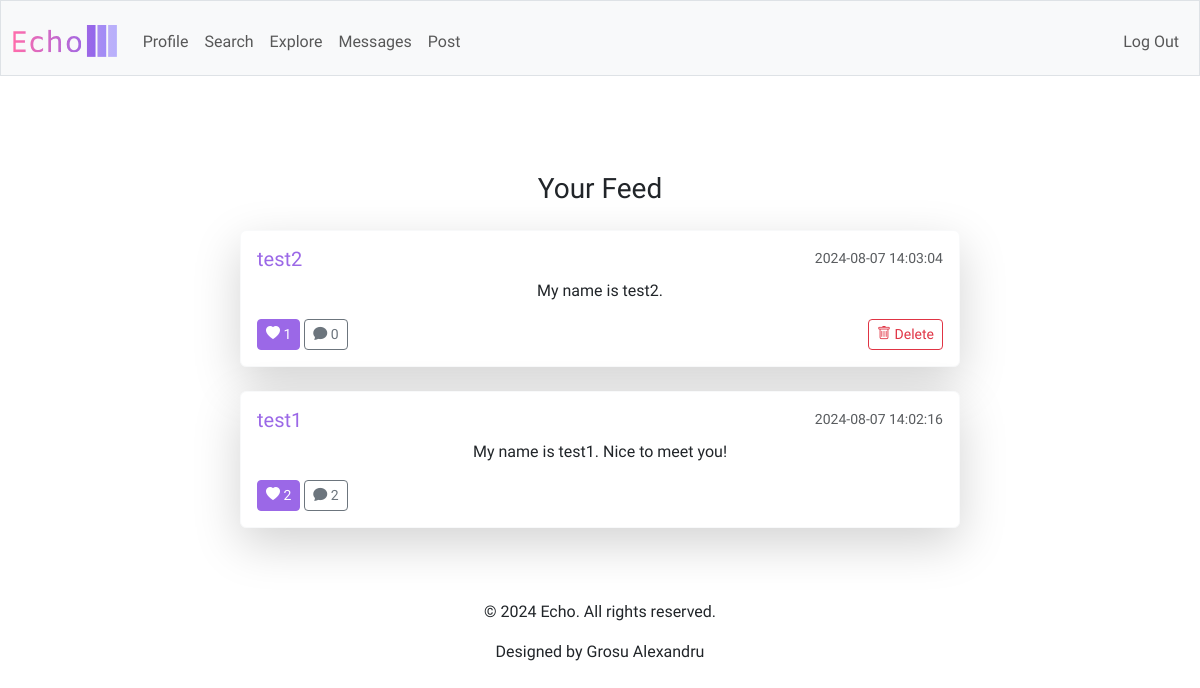
The page /feed (signed in) on the database its author committed.
### tables this page shows
CREATE TABLE posts (
    id INTEGER PRIMARY KEY AUTOINCREMENT,
    user_id INTEGER NOT NULL,
    content TEXT NOT NULL,
    created_at TIMESTAMP DEFAULT CURRENT_TIMESTAMP,
    FOREIGN KEY (user_id) REFERENCES users(id)
);

### app.py (the view)
@app.route("/feed")
@login_required
def feed():
    user_id = session['user_id']
    posts = db.execute('''
        SELECT p.id, p.user_id, p.content, p.created_at, u.username,
               COUNT(l.id) AS like_count,
               EXISTS (
                   SELECT 1 FROM likes l2
                   WHERE l2.user_id = ? AND l2.post_id = p.id
               ) AS liked_by_user
        FROM posts p
        JOIN users u ON p.user_id = u.id
        LEFT JOIN likes l ON p.id = l.post_id
        WHERE p.user_id = ? OR EXISTS (
            SELECT 1 FROM follows f
            WHERE f.follower_id = ? AND f.followed_id = p.user_id
        )
        GROUP BY p.id
        ORDER BY p.created_at DESC
    ''', user_id, user_id, user_id)
    comments = db.execute('''
        SELECT c.id, c.user_id, c.content, c.created_at, c.post_id, u.username
        FROM comments c
        JOIN users u ON c.user_id = u.id
        WHERE c.post_id IN (SELECT id FROM posts)
        ORDER BY c.created_at ASC
    ''')
    grouped_comments = {}
    for comment in comments:
        post_id = comment['post_id']
        if post_id not in grouped_comments:
            grouped_comments[post_id] = []
        grouped_comments[post_id].append(comment)
    return render_template("feed.html", posts=posts, comments=grouped_comments)

### app.py (called while the page is built)
@app.after_request
def after_request(response):
    response.headers["Cache-Control"] = "no-cache, no-store, must-revalidate"
    response.headers["Expires"] = 0
    response.headers["Pragma"] = "no-cache"
    return response

### helpers.py (called while the page is built)
def login_required(f):
    @wraps(f)
    def decorated_function(*args, **kwargs):
        if session.get("user_id") is None:
            return redirect("/login")
        return f(*args, **kwargs)
    return decorated_function

### templates/feed.html (shortened to what this page needs)
{% extends "layout.html" %}
{% block main %}
<div class="container mt-5">
    <h3 class="mb-4 text-center">Your Feed</h3>
    <div class="row justify-content-center">
        <div class="col-md-8">
            {% if posts %}
                {% for post in posts %}
                    <div class="card mb-4 shadow-lg border-light">
                        <div class="card-body">
                            <div class="d-flex justify-content-between align-items-center mb-2">
                                <h5 class="card-title mb-0">
                                    <a href="{{ url_for('profile', username=post['username']) }}" class="purple text-decoration-none">
                                        {{ post['username'] }}
                                    </a>
                                </h5>
                                <small class="text-muted">{{ post['created_at'] }}</small>
                            </div>
                            <p class="card-text">{{ post['content'] }}</p>
                            <div class="d-flex justify-content-between align-items-center">
                                <div>
                                    <form action="{{ url_for('toggle_like', post_id=post['id']) }}" method="post" class="d-inline">
                                        <button type="submit" class="btn {{ 'btn-primary' if post['liked_by_user'] else 'btn-outline-primary' }} btn-sm">
                                            <i class="bi bi-heart-fill"></i> {{ post['like_count'] }}
                                        </button>
                                    </form>
                                    <button class="btn btn-outline-secondary btn-sm" data-bs-toggle="collapse" data-bs-target="#comments-{{ post['id'] }}">
                                        <i class="bi bi-chat-fill"></i> {{ comments[post['id']] | length if post['id'] in comments else 0 }}
                                    </button>
                                </div>
                                {% if post['user_id'] == session['user_id'] %}
                                    <form action="{{ url_for('delete_post', post_id=post['id'], redirect='feed') }}" method="post" class="d-inline" onsubmit="return confirm('Are you sure you want to delete this post?');">
                                        <button type="submit" class="btn btn-outline-danger btn-sm">
                                            <i class="bi bi-trash"></i> Delete
                                        </button>
                                    </form>
                                {% endif %}
                            </div>
                        </div>
                    </div>
                {% endfor %}
            {% endif %}
        </div>
    </div>
</div>
{% endblock %}

### templates/layout.html (shortened to what this page needs)
<!DOCTYPE html>
<html lang="en">
    <head>
        <link href="https://cdn.jsdelivr.net/npm/bootstrap@5.3.3/dist/css/bootstrap.min.css" rel="stylesheet">
        <link rel="stylesheet" href="https://cdn.jsdelivr.net/npm/bootstrap-icons@1.10.5/font/bootstrap-icons.css">
        <link href="/static/styles.css" rel="stylesheet">
    </head>
    <body>
        <nav class="bg-light border navbar navbar-expand-md navbar-light">
            <div class="container-fluid">
                <a class="navbar-brand" href="/"><img alt="Echo" class="logo-image" src="/static/echo-icons/svg/logo-no-background.svg"></a>
                <div class="collapse navbar-collapse" id="navbar">
                    {% if session["user_id"] %}
                        <ul class="navbar-nav me-auto mt-2">
                            <li class="nav-item"><a class="nav-link" href="/profile">Profile</a></li>
                            <li class="nav-item"><a class="nav-link" href="/search">Search</a></li>
                            <li class="nav-item"><a class="nav-link" href="/explore">Explore</a></li>
                            <li class="nav-item"><a class="nav-link" href="/messages">Messages</a></li>
                            <li class="nav-item"><a class="nav-link" href="/create-post">Post</a></li>
                        </ul>
                        <ul class="navbar-nav ms-auto mt-2">
                            <li class="nav-item"><a class="nav-link" href="/logout">Log Out</a></li>
                        </ul>
                    {% else %}
                        <ul class="navbar-nav ms-auto mt-2">
                            <li class="nav-item"><a class="nav-link" href="/register">Register</a></li>
                            <li class="nav-item"><a class="nav-link" href="/login">Log In</a></li>
                        </ul>
                    {% endif %}
                </div>
            </div>
        </nav>
        <main class="container py-5 text-center">
            {% block main %}{% endblock %}
        </main>
        <footer class="text-center">
            <div class="container">
                <p>&copy; 2024 Echo. All rights reserved.</p>
                <p>Designed by Grosu Alexandru</p>
            </div>
        </footer>
    </body>
</html>

### static/styles.css (style rules this page uses)
body { font-family: "Amiko", sans-serif; }
nav .navbar-brand { font-size: xx-large; font-weight: 600; }
.purple { color: #9b68e7; }
.btn-primary, .btn-primary:active:focus { background-color: #9b68e7; border-color: #9b68e7; color: #fff; }
.btn-outline-danger, .btn-outline-danger:active:focus { background-color: #fff; color: #e03444; border-color: #e03444; }
nav .navbar-brand .logo-image { height: 32px; width: auto; }

### rows shown on the page
posts: username "test2", created_at "2024-08-07 14:03:04", content "My name is test2.", like_count "1", comments "0"
posts: username "test1", created_at "2024-08-07 14:02:16", content "My name is test1. Nice to meet you!", like_count "2", comments "2"
